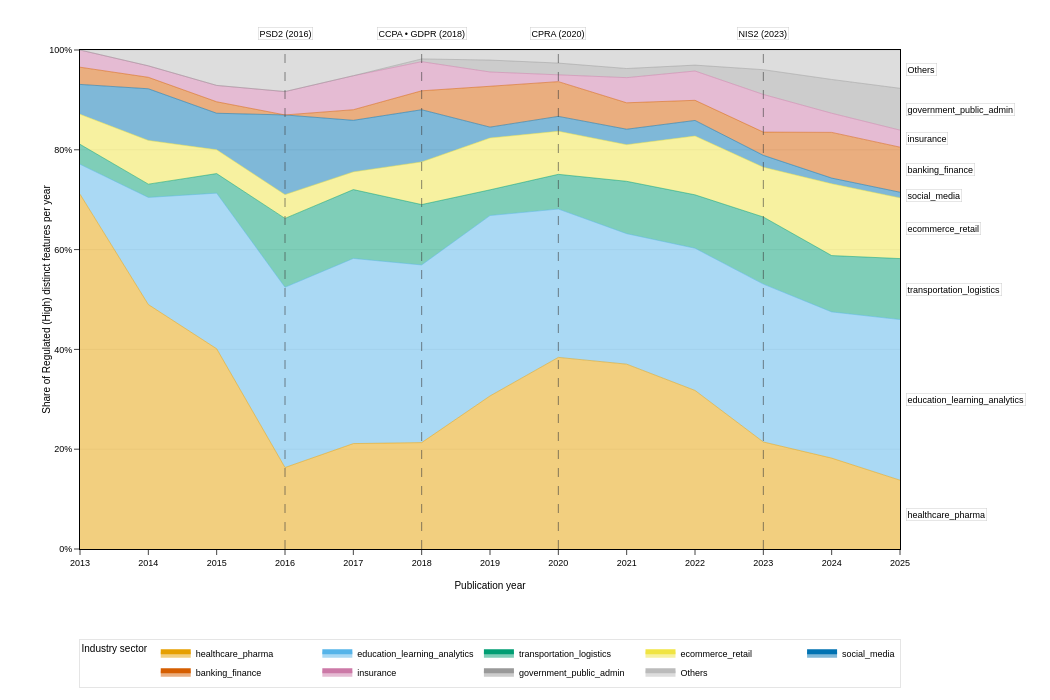

Notebook code cell kept with this figure:
### Markdown cell above
### Figure 7
Annual composition of Regulated (High) distinct features by industry sector. Stacks sum to 100% per year. Eight major sectors are shown; remaining sectors are grouped as Others. End labels identify sectors at the right edge. Dashed lines indicate reference years configured for this figure.

### Code cell
use_cfg("fig7")
# ------------------------------
# Data
# ------------------------------
f7 = merged_df.loc[merged_df["confidence"] == "High"].copy()
f7["year_int"] = f7["year_int"].clip(upper=2025)

yd = (
    f7.groupby(["year_int", "domain"])["feature_clean"]
      .nunique()
      .reset_index(name="distinct_features")   # RAW distinct regulated features
)
if yd.empty:
    raise ValueError("No data for Figure 7 after filtering to High confidence.")

# Keep only years with adequate RAW evidence
raw_totals_by_year = yd.groupby("year_int")["distinct_features"].sum()
kept_years = raw_totals_by_year[raw_totals_by_year >= MIN_TOTAL_DISTINCT_PER_YEAR].index
yd = yd[yd["year_int"].isin(kept_years)].copy()
if yd.empty:
    raise ValueError("No years remain after applying the raw-count threshold.")

# Normalize to per-year shares (composition across sectors within Regulated+High)
tot = yd.groupby("year_int")["distinct_features"].transform("sum").replace({0: 1})
yd["share"] = yd["distinct_features"] / tot

# Year×domain share matrix
pivot = (
    yd.pivot(index="year_int", columns="domain", values="share")
      .fillna(0.0)
      .sort_index()
)

# Optional smoothing then re-normalize rows to sum to 1
if ROLLING_YEARS and ROLLING_YEARS > 1:
    pivot = pivot.rolling(window=ROLLING_YEARS, center=True, min_periods=1).mean()
row_sums = pivot.sum(axis=1).replace(0, 1)
pivot = pivot.div(row_sums, axis=0)

# Collapse to Top-N + Others
avg_share = pivot.mean().sort_values(ascending=False)
top_domains = avg_share.head(TOP_N_DOMAINS).index.tolist()

long = pivot.reset_index().melt(id_vars="year_int", var_name="domain", value_name="share")
long["domain2"] = np.where(long["domain"].isin(top_domains), long["domain"], "Others")
yd_sm = (
    long.groupby(["year_int", "domain2"], as_index=False)["share"]
        .sum()
        .rename(columns={"domain2": "domain"})
)

# Order and palette
domain_order = (
    yd_sm.groupby("domain")["share"].mean()
         .sort_values(ascending=False)
         .index.tolist()
)
if "Others" in domain_order:
    domain_order = [d for d in domain_order if d != "Others"] + ["Others"]

palette = {}
idx = 0
for dom in domain_order:
    if dom == "Others":
        palette[dom] = OTHERS_COLOR
    else:
        palette[dom] = OKABE_ITO[idx % len(OKABE_ITO)]
        idx += 1

# ------------------------------
# Plot
# ------------------------------
fig7 = px.area(
    yd_sm.sort_values(["year_int", "domain"]),
    x="year_int",
    y="share",
    color="domain",
    category_orders={"domain": domain_order},
    labels={
        "year_int": "Publication year",
        "share": "Share of Regulated (High) distinct features per year",
        "domain": "Industry sector",
    },
    color_discrete_map=palette,
)

xmin, xmax = int(yd_sm["year_int"].min()), 2025

fig7.update_xaxes(
    range=[xmin, xmax],
    tickmode="linear", dtick=1,
    showgrid=False,
    showline=True, linewidth=1, linecolor="black", mirror=True,
    ticks="outside",
    tickfont=dict(size=9, color="black"),
    title=dict(text="Publication year", font=dict(size=10, color="black")),
    automargin=True,
)
fig7.update_yaxes(
    range=[0, 1],
    tickformat=".0%",
    showgrid=True, gridcolor="#E0E0E0", gridwidth=0.5,
    zeroline=False,
    showline=True, linewidth=1, linecolor="black", mirror=True,
    ticks="outside",
    tickfont=dict(size=9, color="black"),
    title=dict(text="Share of Regulated (High) distinct features per year", font=dict(size=10, color="black")),
    automargin=True,
)
fig7.update_traces(line_width=0.5, hovertemplate="%{x}: %{y:.1%}<extra>%{fullData.name}</extra>")

# Margins and legend
if USE_END_LABELS and not USE_BOTTOM_LEGEND:
    margin_config = dict(l=80, r=150, t=50, b=60)
elif USE_BOTTOM_LEGEND and not USE_END_LABELS:
    margin_config = dict(l=80, r=30, t=50, b=120)
elif USE_END_LABELS and USE_BOTTOM_LEGEND:
    margin_config = dict(l=80, r=150, t=50, b=120)
else:
    margin_config = dict(l=80, r=30, t=50, b=60)

fig7.update_layout(
    width=BASE_WIDTH_PX,
    height=BASE_HEIGHT_PX,
    font=dict(family="Arial, sans-serif", size=10, color="black"),
    paper_bgcolor="white",
    plot_bgcolor="white",
    showlegend=USE_BOTTOM_LEGEND,
    legend=dict(
        title=dict(text="Industry sector", font=dict(size=10, color="black")),
        orientation="h",
        yanchor="top", y=-0.18,
        xanchor="center", x=0.5,
        bgcolor="white",
        bordercolor="rgba(0,0,0,0.2)", borderwidth=0.5,
        font=dict(size=9, color="black"),
        itemsizing="constant",
        traceorder="normal",
    ) if USE_BOTTOM_LEGEND else None,
    margin=margin_config,
    title=None,
    template=None,
)

# Right-edge end labels
if USE_END_LABELS:
    wide = yd_sm.pivot(index="year_int", columns="domain", values="share").reindex(columns=domain_order).fillna(0.0)
    years_idx = wide.index.to_numpy()
    last_year = int(years_idx.max())
    EPS = 1e-9

    targets = []
    for dom in domain_order:
        s = wide[dom]
        nz = s[s > EPS]
        if nz.empty:
            continue
        y_year = int(nz.index.max())
        shares_y = wide.loc[y_year, :]
        cum = shares_y.cumsum()
        mid = float(cum[dom] - shares_y[dom] / 2.0)
        targets.append((dom, mid))

    targets.sort(key=lambda t: t[1])
    MIN_DY = 0.02
    placed = []

    for dom, y_mid in targets:
        y_target = y_mid
        for py in placed:
            if abs(y_target - py) < MIN_DY:
                y_target = py + MIN_DY
        y_target = max(MIN_DY/2, min(1 - MIN_DY/2, y_target))
        placed.append(y_target)

        fig7.add_annotation(
            x=last_year,
            y=y_target,
            xref="x", yref="y",
            text=str(dom),
            showarrow=False,
            xanchor="left", yanchor="middle",
            xshift=6,
            font=dict(size=9, color="black"),
            bgcolor="rgba(255,255,255,0.85)",
            bordercolor="rgba(0,0,0,0.2)", borderwidth=0.5,
        )

# ==============================
# Labeled enactment markers (replace the old block)
# ==============================
_ENACT = globals().get("ENACT_YEARS", globals().get("enact_years", None))

if isinstance(_ENACT, dict) and len(_ENACT) > 0:
    # group labels by year
    year_to_labels = {}
    for label, year in _ENACT.items():
        if isinstance(year, (int, float)):
            yr = int(min(year, 2025))
            if yr >= xmin:
                year_to_labels.setdefault(yr, []).append(str(label))

    for yr in sorted(year_to_labels.keys()):
        # draw the vertical line
        fig7.add_vline(
            x=yr,
            line_dash="dash",
            line_color="rgba(60,60,60,0.6)",
            line_width=1.0
        )
        # place a label above the plot area, centered on the line
        label_text = " • ".join(sorted(year_to_labels[yr])) + f" ({yr})"
        fig7.add_annotation(
            x=yr, xref="x",
            y=1.02, yref="paper",
            text=label_text,
            showarrow=False,
            xanchor="center", yanchor="bottom",
            font=dict(size=9, color="black"),
            bgcolor="rgba(255,255,255,0.85)",
            bordercolor="rgba(0,0,0,0.2)",
            borderwidth=0.5,
            align="center"
        )


# Show / export
config = {
    "toImageButtonOptions": {
        "format": "png",
        "filename": "fig7",
        "height": BASE_HEIGHT_PX,
        "width": BASE_WIDTH_PX,
        "scale": EXPORT_SCALE,
    },
    "displayModeBar": True,
    "displaylogo": False,
    "modeBarButtonsToRemove": ["pan2d", "lasso2d", "select2d"],
}
fig7.show(config=config)

### Figure 1 — Plotly figure (JSON) as saved in the notebook; plotly's stock layout.template omitted (floating-point values rounded to 4 significant figures)
{"data": [{"fillpattern": {"shape": ""}, "hovertemplate": "%{x}: %{y:.1%}<extra>%{fullData.name}</extra>", "legendgroup": "healthcare_pharma", "line": {"color": "#E69F00", "width": 0.5}, "marker": {"symbol": "circle"}, "mode": "lines", "name": "healthcare_pharma", "orientation": "v", "showlegend": true, "stackgroup": "1", "type": "scatter", "x": [2013.0, 2014.0, 2015.0, 2016.0, 2017.0, 2018.0, 2019.0, 2020.0, 2021.0, 2022.0, 2023.0, 2024.0, 2025.0], "xaxis": "x", "y": [0.711, 0.4899, 0.4013, 0.1633, 0.2113, 0.2132, 0.3067, 0.384, 0.3704, 0.3178, 0.2145, 0.1821, 0.1379], "yaxis": "y"}, {"fillpattern": {"shape": ""}, "hovertemplate": "%{x}: %{y:.1%}<extra>%{fullData.name}</extra>", "legendgroup": "education_learning_analytics", "line": {"color": "#56B4E9", "width": 0.5}, "marker": {"symbol": "circle"}, "mode": "lines", "name": "education_learning_analytics", "orientation": "v", "showlegend": true, "stackgroup": "1", "type": "scatter", "x": [2013.0, 2014.0, 2015.0, 2016.0, 2017.0, 2018.0, 2019.0, 2020.0, 2021.0, 2022.0, 2023.0, 2024.0, 2025.0], "xaxis": "x", "y": [0.06, 0.2146, 0.3119, 0.3612, 0.371, 0.356, 0.3616, 0.2973, 0.2615, 0.285, 0.3164, 0.293, 0.3219], "yaxis": "y"}, {"fillpattern": {"shape": ""}, "hovertemplate": "%{x}: %{y:.1%}<extra>%{fullData.name}</extra>", "legendgroup": "transportation_logistics", "line": {"color": "#009E73", "width": 0.5}, "marker": {"symbol": "circle"}, "mode": "lines", "name": "transportation_logistics", "orientation": "v", "showlegend": true, "stackgroup": "1", "type": "scatter", "x": [2013.0, 2014.0, 2015.0, 2016.0, 2017.0, 2018.0, 2019.0, 2020.0, 2021.0, 2022.0, 2023.0, 2024.0, 2025.0], "xaxis": "x", "y": [0.04, 0.02667, 0.03922, 0.138, 0.138, 0.121, 0.05153, 0.06954, 0.1049, 0.107, 0.1344, 0.1129, 0.1222], "yaxis": "y"}, {"fillpattern": {"shape": ""}, "hovertemplate": "%{x}: %{y:.1%}<extra>%{fullData.name}</extra>", "legendgroup": "ecommerce_retail", "line": {"color": "#F0E442", "width": 0.5}, "marker": {"symbol": "circle"}, "mode": "lines", "name": "ecommerce_retail", "orientation": "v", "showlegend": true, "stackgroup": "1", "type": "scatter", "x": [2013.0, 2014.0, 2015.0, 2016.0, 2017.0, 2018.0, 2019.0, 2020.0, 2021.0, 2022.0, 2023.0, 2024.0, 2025.0], "xaxis": "x", "y": [0.06, 0.08762, 0.04762, 0.04762, 0.03546, 0.08546, 0.1038, 0.08633, 0.07337, 0.1178, 0.09978, 0.1438, 0.1216], "yaxis": "y"}, {"fillpattern": {"shape": ""}, "hovertemplate": "%{x}: %{y:.1%}<extra>%{fullData.name}</extra>", "legendgroup": "social_media", "line": {"color": "#0072B2", "width": 0.5}, "marker": {"symbol": "circle"}, "mode": "lines", "name": "social_media", "orientation": "v", "showlegend": true, "stackgroup": "1", "type": "scatter", "x": [2013.0, 2014.0, 2015.0, 2016.0, 2017.0, 2018.0, 2019.0, 2020.0, 2021.0, 2022.0, 2023.0, 2024.0, 2025.0], "xaxis": "x", "y": [0.06, 0.1035, 0.0733, 0.1597, 0.1033, 0.1046, 0.02187, 0.02979, 0.03102, 0.03128, 0.02384, 0.0115, 0.01136], "yaxis": "y"}, {"fillpattern": {"shape": ""}, "hovertemplate": "%{x}: %{y:.1%}<extra>%{fullData.name}</extra>", "legendgroup": "banking_finance", "line": {"color": "#D55E00", "width": 0.5}, "marker": {"symbol": "circle"}, "mode": "lines", "name": "banking_finance", "orientation": "v", "showlegend": true, "stackgroup": "1", "type": "scatter", "x": [2013.0, 2014.0, 2015.0, 2016.0, 2017.0, 2018.0, 2019.0, 2020.0, 2021.0, 2022.0, 2023.0, 2024.0, 2025.0], "xaxis": "x", "y": [0.03448, 0.02299, 0.02299, 0.0, 0.02128, 0.03794, 0.0819, 0.06963, 0.05297, 0.04038, 0.04652, 0.09157, 0.09029], "yaxis": "y"}, {"fillpattern": {"shape": ""}, "hovertemplate": "%{x}: %{y:.1%}<extra>%{fullData.name}</extra>", "legendgroup": "insurance", "line": {"color": "#CC79A7", "width": 0.5}, "marker": {"symbol": "circle"}, "mode": "lines", "name": "insurance", "orientation": "v", "showlegend": true, "stackgroup": "1", "type": "scatter", "x": [2013.0, 2014.0, 2015.0, 2016.0, 2017.0, 2018.0, 2019.0, 2020.0, 2021.0, 2022.0, 2023.0, 2024.0, 2025.0], "xaxis": "x", "y": [0.03448, 0.02299, 0.03279, 0.04684, 0.06812, 0.05831, 0.0286, 0.01333, 0.05037, 0.05873, 0.07545, 0.03841, 0.03409], "yaxis": "y"}, {"fillpattern": {"shape": ""}, "hovertemplate": "%{x}: %{y:.1%}<extra>%{fullData.name}</extra>", "legendgroup": "government_public_admin", "line": {"color": "#999999", "width": 0.5}, "marker": {"symbol": "circle"}, "mode": "lines", "name": "government_public_admin", "orientation": "v", "showlegend": true, "stackgroup": "1", "type": "scatter", "x": [2013.0, 2014.0, 2015.0, 2016.0, 2017.0, 2018.0, 2019.0, 2020.0, 2021.0, 2022.0, 2023.0, 2024.0, 2025.0], "xaxis": "x", "y": [0.0, 0.0, 0.0, 0.0, 0.0, 0.005556, 0.02387, 0.02387, 0.01832, 0.01176, 0.04964, 0.06766, 0.08385], "yaxis": "y"}, {"fillpattern": {"shape": ""}, "hovertemplate": "%{x}: %{y:.1%}<extra>%{fullData.name}</extra>", "legendgroup": "Others", "line": {"color": "#BBBBBB", "width": 0.5}, "marker": {"symbol": "circle"}, "mode": "lines", "name": "Others", "orientation": "v", "showlegend": true, "stackgroup": "1", "type": "scatter", "x": [2013.0, 2014.0, 2015.0, 2016.0, 2017.0, 2018.0, 2019.0, 2020.0, 2021.0, 2022.0, 2023.0, 2024.0, 2025.0], "xaxis": "x", "y": [0.0, 0.03175, 0.07096, 0.08331, 0.05156, 0.0179, 0.02021, 0.02621, 0.03712, 0.03031, 0.03946, 0.05903, 0.07678], "yaxis": "y"}], "layout": {"annotations": [{"bgcolor": "rgba(255,255,255,0.85)", "bordercolor": "rgba(0,0,0,0.2)", "borderwidth": 0.5, "font": {"color": "black", "size": 9}, "showarrow": false, "text": "healthcare_pharma", "x": 2025, "xanchor": "left", "xref": "x", "xshift": 6, "y": 0.06895, "yanchor": "middle", "yref": "y"}, {"bgcolor": "rgba(255,255,255,0.85)", "bordercolor": "rgba(0,0,0,0.2)", "borderwidth": 0.5, "font": {"color": "black", "size": 9}, "showarrow": false, "text": "education_learning_analytics", "x": 2025, "xanchor": "left", "xref": "x", "xshift": 6, "y": 0.2988, "yanchor": "middle", "yref": "y"}, {"bgcolor": "rgba(255,255,255,0.85)", "bordercolor": "rgba(0,0,0,0.2)", "borderwidth": 0.5, "font": {"color": "black", "size": 9}, "showarrow": false, "text": "transportation_logistics", "x": 2025, "xanchor": "left", "xref": "x", "xshift": 6, "y": 0.5209, "yanchor": "middle", "yref": "y"}, {"bgcolor": "rgba(255,255,255,0.85)", "bordercolor": "rgba(0,0,0,0.2)", "borderwidth": 0.5, "font": {"color": "black", "size": 9}, "showarrow": false, "text": "ecommerce_retail", "x": 2025, "xanchor": "left", "xref": "x", "xshift": 6, "y": 0.6428, "yanchor": "middle", "yref": "y"}, {"bgcolor": "rgba(255,255,255,0.85)", "bordercolor": "rgba(0,0,0,0.2)", "borderwidth": 0.5, "font": {"color": "black", "size": 9}, "showarrow": false, "text": "social_media", "x": 2025, "xanchor": "left", "xref": "x", "xshift": 6, "y": 0.7093, "yanchor": "middle", "yref": "y"}, {"bgcolor": "rgba(255,255,255,0.85)", "bordercolor": "rgba(0,0,0,0.2)", "borderwidth": 0.5, "font": {"color": "black", "size": 9}, "showarrow": false, "text": "banking_finance", "x": 2025, "xanchor": "left", "xref": "x", "xshift": 6, "y": 0.7601, "yanchor": "middle", "yref": "y"}, {"bgcolor": "rgba(255,255,255,0.85)", "bordercolor": "rgba(0,0,0,0.2)", "borderwidth": 0.5, "font": {"color": "black", "size": 9}, "showarrow": false, "text": "insurance", "x": 2025, "xanchor": "left", "xref": "x", "xshift": 6, "y": 0.8223, "yanchor": "middle", "yref": "y"}, {"bgcolor": "rgba(255,255,255,0.85)", "bordercolor": "rgba(0,0,0,0.2)", "borderwidth": 0.5, "font": {"color": "black", "size": 9}, "showarrow": false, "text": "government_public_admin", "x": 2025, "xanchor": "left", "xref": "x", "xshift": 6, "y": 0.8813, "yanchor": "middle", "yref": "y"}, {"bgcolor": "rgba(255,255,255,0.85)", "bordercolor": "rgba(0,0,0,0.2)", "borderwidth": 0.5, "font": {"color": "black", "size": 9}, "showarrow": false, "text": "Others", "x": 2025, "xanchor": "left", "xref": "x", "xshift": 6, "y": 0.9616, "yanchor": "middle", "yref": "y"}, {"align": "center", "bgcolor": "rgba(255,255,255,0.85)", "bordercolor": "rgba(0,0,0,0.2)", "borderwidth": 0.5, "font": {"color": "black", "size": 9}, "showarrow": false, "text": "PSD2 (2016)", "x": 2016, "xanchor": "center", "xref": "x", "y": 1.02, "yanchor": "bottom", "yref": "paper"}, {"align": "center", "bgcolor": "rgba(255,255,255,0.85)", "bordercolor": "rgba(0,0,0,0.2)", "borderwidth": 0.5, "font": {"color": "black", "size": 9}, "showarrow": false, "text": "CCPA • GDPR (2018)", "x": 2018, "xanchor": "center", "xref": "x", "y": 1.02, "yanchor": "bottom", "yref": "paper"}, {"align": "center", "bgcolor": "rgba(255,255,255,0.85)", "bordercolor": "rgba(0,0,0,0.2)", "borderwidth": 0.5, "font": {"color": "black", "size": 9}, "showarrow": false, "text": "CPRA (2020)", "x": 2020, "xanchor": "center", "xref": "x", "y": 1.02, "yanchor": "bottom", "yref": "paper"}, {"align": "center", "bgcolor": "rgba(255,255,255,0.85)", "bordercolor": "rgba(0,0,0,0.2)", "borderwidth": 0.5, "font": {"color": "black", "size": 9}, "showarrow": false, "text": "NIS2 (2023)", "x": 2023, "xanchor": "center", "xref": "x", "y": 1.02, "yanchor": "bottom", "yref": "paper"}], "font": {"color": "black", "family": "Arial, sans-serif", "size": 10}, "height": 700, "legend": {"bgcolor": "white", "bordercolor": "rgba(0,0,0,0.2)", "borderwidth": 0.5, "font": {"color": "black", "size": 9}, "itemsizing": "constant", "orientation": "h", "title": {"font": {"color": "black", "size": 10}, "text": "Industry sector"}, "tracegroupgap": 0, "traceorder": "normal", "x": 0.5, "xanchor": "center", "y": -0.18, "yanchor": "top"}, "margin": {"b": 120, "l": 80, "r": 150, "t": 50}, "paper_bgcolor": "white", "plot_bgcolor": "white", "shapes": [{"line": {"color": "rgba(60,60,60,0.6)", "dash": "dash", "width": 1.0}, "type": "line", "x0": 2016, "x1": 2016, "xref": "x", "y0": 0, "y1": 1, "yref": "y domain"}, {"line": {"color": "rgba(60,60,60,0.6)", "dash": "dash", "width": 1.0}, "type": "line", "x0": 2018, "x1": 2018, "xref": "x", "y0": 0, "y1": 1, "yref": "y domain"}, {"line": {"color": "rgba(60,60,60,0.6)", "dash": "dash", "width": 1.0}, "type": "line", "x0": 2020, "x1": 2020, "xref": "x", "y0": 0, "y1": 1, "yref": "y domain"}, {"line": {"color": "rgba(60,60,60,0.6)", "dash": "dash", "width": 1.0}, "type": "line", "x0": 2023, "x1": 2023, "xref": "x", "y0": 0, "y1": 1, "yref": "y domain"}], "showlegend": true, "title": {}, "width": 1050, "xaxis": {"anchor": "y", "automargin": true, "domain": [0.0, 1.0], "dtick": 1, "linecolor": "black", "linewidth": 1, "mirror": true, "range": [2013, 2025], "showgrid": false, "showline": true, "tickfont": {"color": "black", "size": 9}, "tickmode": "linear", "ticks": "outside", "title": {"font": {"color": "black", "size": 10}, "text": "Publication year"}}, "yaxis": {"anchor": "x", "automargin": true, "domain": [0.0, 1.0], "gridcolor": "#E0E0E0", "gridwidth": 0.5, "linecolor": "black", "linewidth": 1, "mirror": true, "range": [0, 1], "showgrid": true, "showline": true, "tickfont": {"color": "black", "size": 9}, "tickformat": ".0%", "ticks": "outside", "title": {"font": {"color": "black", "size": 10}, "text": "Share of Regulated (High) distinct features per year"}, "zeroline": false}}}
